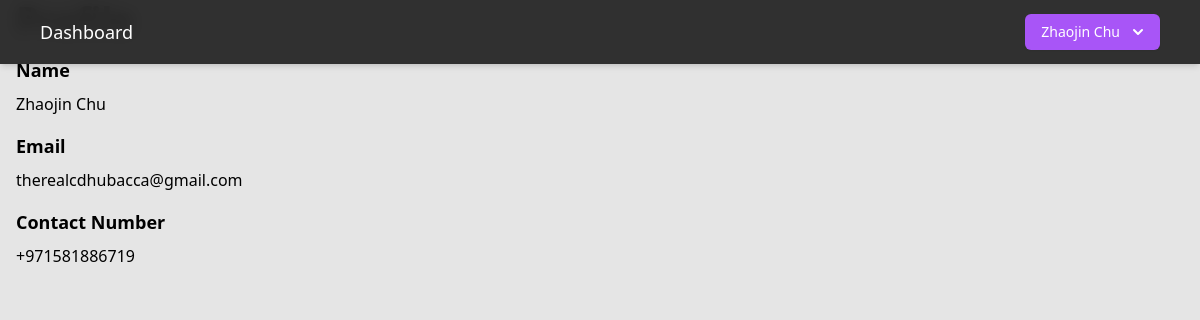
The app's page /profile (signed in), older data.
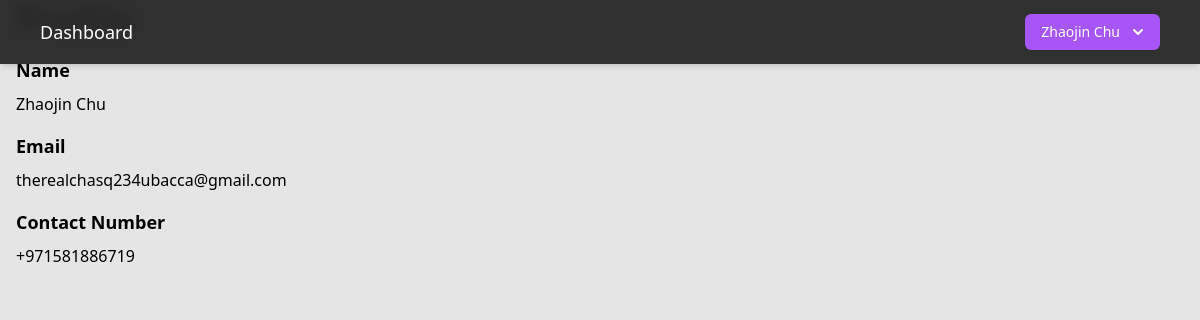
The same page, newer data.
### users/models.py (models this page shows, shortened)
class User(AbstractBaseUser):
    USER_TYPE_CHOICES = (
        (1, 'Student'),
        (2, 'Teacher'),
    )
    user_type = models.PositiveSmallIntegerField(
        choices=USER_TYPE_CHOICES,
        default=1,
    )
    email = models.EmailField(
        "email address",
        max_length=255,
        unique=True,
        validators=[EmailValidator(message="Enter a valid email address.")],
    )
    first_name = models.CharField(
        "first name",
        max_length=150,
        validators=[RegexValidator(r"^[a-zA-Z\s]+$", "Enter a valid first name (letters only).")],
    )
    last_name = models.CharField(
        "last name",
        max_length=150,
        validators=[RegexValidator(r"^[a-zA-Z\s]+$", "Enter a valid last name (letters only).")],
    )
    password = models.CharField(
        "password",
        max_length=255,
        validators=[
            MinLengthValidator(6),
            RegexValidator(
                r"^(?=.*[a-z])(?=.*[A-Z])(?=.*\d)[A-Za-z\d]{6,}$",
                "Password must have at least 6 characters, including a number and a capital letter.",
            ),
        ],
    )
    contact_number = PhoneNumberField()
    date_of_birth = models.DateField("date of birth")
    two_factor_enabled = models.BooleanField(default=False)
    two_factor_code = models.CharField(max_length=6, blank=True, null=True)
    two_factor_code_expiry = models.DateTimeField(blank=True, null=True)
    password_reset_token = models.CharField(max_length=100, null=True, blank=True)
    password_reset_token_created_at = models.DateTimeField(null=True, blank=True)
    objects = UserManager()
    USERNAME_FIELD = "email"
    REQUIRED_FIELDS = ["__all__"]

### users/views.py (the view)
# urls.py: path("profile", profile, name="user_profile"),
def profile(request):
    return render(request, "users/profile.html")

### templates/users/profile.html
{% extends "_base.html" %}
{% block content %}
  <div class="flex flex-col gap-4 justify-center w-full max-w-md px-4">
    <div class="text-4xl font-semibold">Profile</div>
    <div class="flex flex-col gap-4">
      <div class="flex flex-col gap-2">
        <div class="text-lg font-semibold">Name</div>
        <div>{{ user.first_name }} {{ user.last_name }}</div>
      </div>
      <div class="flex flex-col gap-2">
        <div class="text-lg font-semibold">Email</div>
        <div>{{ user.email }}</div>
      </div>
      <div class="flex flex-col gap-2">
        <div class="text-lg font-semibold">Contact Number</div>
        <div>{{ user.contact_number }}</div>
      </div>
    </div>
  </div>
{% endblock content %}

### templates/_base.html (shortened to what this page needs)
{% load static %} {% load static tailwind_tags %}
<!DOCTYPE html>
<html lang="en">
  <head>
    {% tailwind_css %}
  </head>
  <body class="bg-neutral-200" x-data="{ sidebarOpen: true }">
    <div>
      <header class="sticky top-0 z-50">
        <div class="flex fixed top-0 py-2 w-full items-center justify-between bg-neutral-800 bg-opacity-95 backdrop-blur shadow-md">
          <div class="flex flex-grow gap-x-10 px-10 text-lg text-white py-2.5">
            {% if user.is_authenticated %}
            <div class="flex">
              <a href="{% url 'dashboard' %}" class="hover:text-purple-400">Dashboard</a>
            </div>
            {% endif %}
          </div>
          <div class="flex gap-x-6 px-6">
            {% if user.is_authenticated %}
            <div x-data="{ open: false }" class="relative inline-block text-left mr-4">
              <div>
                <button @click="open = !open" type="button" class="inline-flex justify-center w-full rounded-md shadow-sm px-4 py-2 bg-purple-500 text-sm font-medium text-white hover:bg-purple-600 ring-purple-800" id="options-menu" aria-haspopup="true" x-bind:aria-expanded="open">
                  {{ user.first_name }} {{ user.last_name }}
                  <svg class="-mr-1 ml-2 h-5 w-5" xmlns="http://www.w3.org/2000/svg" viewBox="0 0 20 20" fill="currentColor" aria-hidden="true">
                    <path fill-rule="evenodd" d="M5.293 7.293a1 1 0 011.414 0L10 10.586l3.293-3.293a1 1 0 111.414 1.414l-4 4a1 1 0 01-1.414 0l-4-4a1 1 0 010-1.414z" clip-rule="evenodd" />
                  </svg>
                </button>
              </div>
            </div>
            {% endif %}
          </div>
        </div>
      </header>
      <main class="relative">
        {% block content %} {% endblock content %}
      </main>
    </div>
  </body>
</html>

Row changes from the older to the newer data that the page shows:
changed User "Zhaojin": email "therealcdhubacca@gmail.com" → "therealchasq234ubacca@gmail.com"
